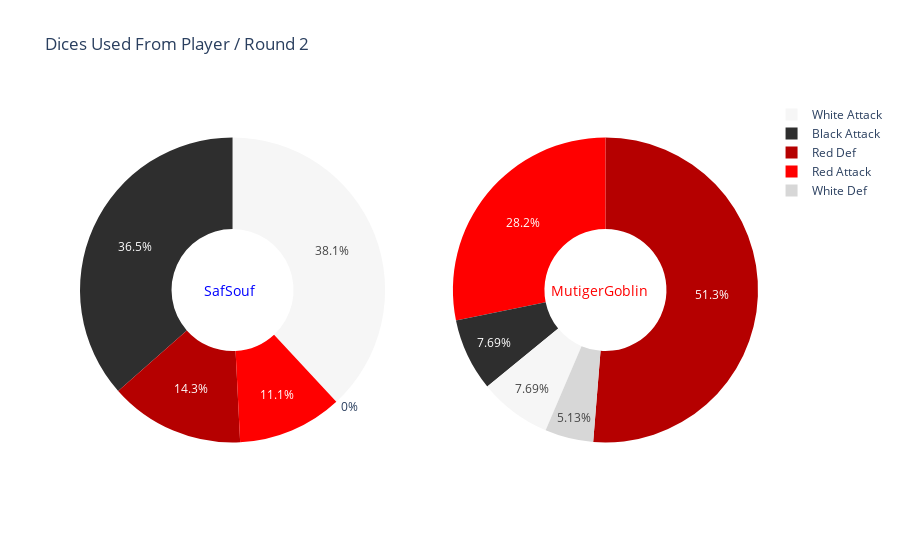

This figure's notebook cell:
### Code cell
labelsFirtPie = ["Red Attack","Black Attack","White Attack","Red Def","White Def"]
labelsSecondPie = ["Red Attack","Black Attack","White Attack","Red Def","White Def"]
valueFirstPie = [numberDiceBlueRedAttLaunchedRound2,numberDiceBlueBlackAttLaunchedRound2,numberDiceBlueWhiteAttLaunchedRound2,numberDiceBlueRedDefLaunchedRound2,numberDiceBlueWhiteDefLaunchedRound2]
valueSecondPie = [numberDiceRedRedAttLaunchedRound2,numberDiceRedBlackAttLaunchedRound2,numberDiceRedWhiteAttLaunchedRound2,numberDiceRedRedDefLaunchedRound2,numberDiceRedWhiteDefLaunchedRound2]
color = ["#FF0000","2E2E2E","F6F6F6","B50000","D7D7D7"]

pie_chart(labelsFirtPie,labelsSecondPie,valueFirstPie,valueSecondPie,color,color, title = "Dices Used From Player / Round 2",colorFirstPieText="blue",colorSecondPieText="red")

### Figure 1 — Plotly figure (JSON) as saved in the notebook; plotly's stock layout.template omitted (floating-point values rounded to 4 significant figures)
{"data": [{"domain": {"x": [0, 0.45], "y": [0, 1]}, "hole": 0.4, "hoverinfo": "label+name+value", "labels": ["Red Attack", "Black Attack", "White Attack", "Red Def", "White Def"], "marker": {"colors": ["#FF0000", "2E2E2E", "F6F6F6", "B50000", "D7D7D7"]}, "name": "Dice Used", "type": "pie", "values": [7, 23, 24, 9, 0]}, {"domain": {"x": [0.55, 1], "y": [0, 1]}, "hole": 0.4, "hoverinfo": "label+name+value", "labels": ["Red Attack", "Black Attack", "White Attack", "Red Def", "White Def"], "marker": {"colors": ["#FF0000", "2E2E2E", "F6F6F6", "B50000", "D7D7D7"]}, "name": "Dice Used", "type": "pie", "values": [11, 3, 3, 20, 2]}], "layout": {"annotations": [{"font": {"color": "blue", "size": 14}, "showarrow": false, "text": "SafSouf", "x": 0.18, "y": 0.5}, {"font": {"color": "red", "size": 14}, "showarrow": false, "text": "MutigerGoblin", "x": 0.84, "y": 0.5}], "title": {"text": "Dices Used From Player / Round 2"}}}
